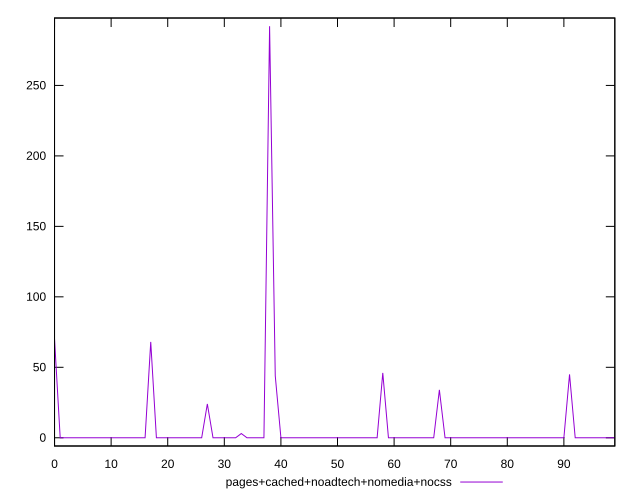

The script that saved this image:
reset

$pagesCachedNoadtechNomediaNocss <<EOF
0 70
1 0
2 0
3 0
4 0
5 0
6 0
7 0
8 0
9 0
10 0
11 0
12 0
13 0
14 0
15 0
16 0
17 68
18 0
19 0
20 0
21 0
22 0
23 0
24 0
25 0
26 0
27 24
28 0
29 0
30 0
31 0
32 0
33 3
34 0
35 0
36 0
37 0
38 292
39 44
40 0
41 0
42 0
43 0
44 0
45 0
46 0
47 0
48 0
49 0
50 0
51 0
52 0
53 0
54 0
55 0
56 0
57 0
58 46
59 0
60 0
61 0
62 0
63 0
64 0
65 0
66 0
67 0
68 34
69 0
70 0
71 0
72 0
73 0
74 0
75 0
76 0
77 0
78 0
79 0
80 0
81 0
82 0
83 0
84 0
85 0
86 0
87 0
88 0
89 0
90 0
91 45
92 0
93 0
94 0
95 0
96 0
97 0
98 0
99 0
EOF

set key outside below
set xrange [0:99]
set yrange [-5.84:297.84]
set trange [-5.84:297.84]
set terminal svg size 640, 500 enhanced background rgb 'white'
set output "report_00013_2021-02-09T12-04-24.940Z/render-blocking-resources/comparison/line/4_vs_5.svg"

plot $pagesCachedNoadtechNomediaNocss title "pages+cached+noadtech+nomedia+nocss" with line

reset
